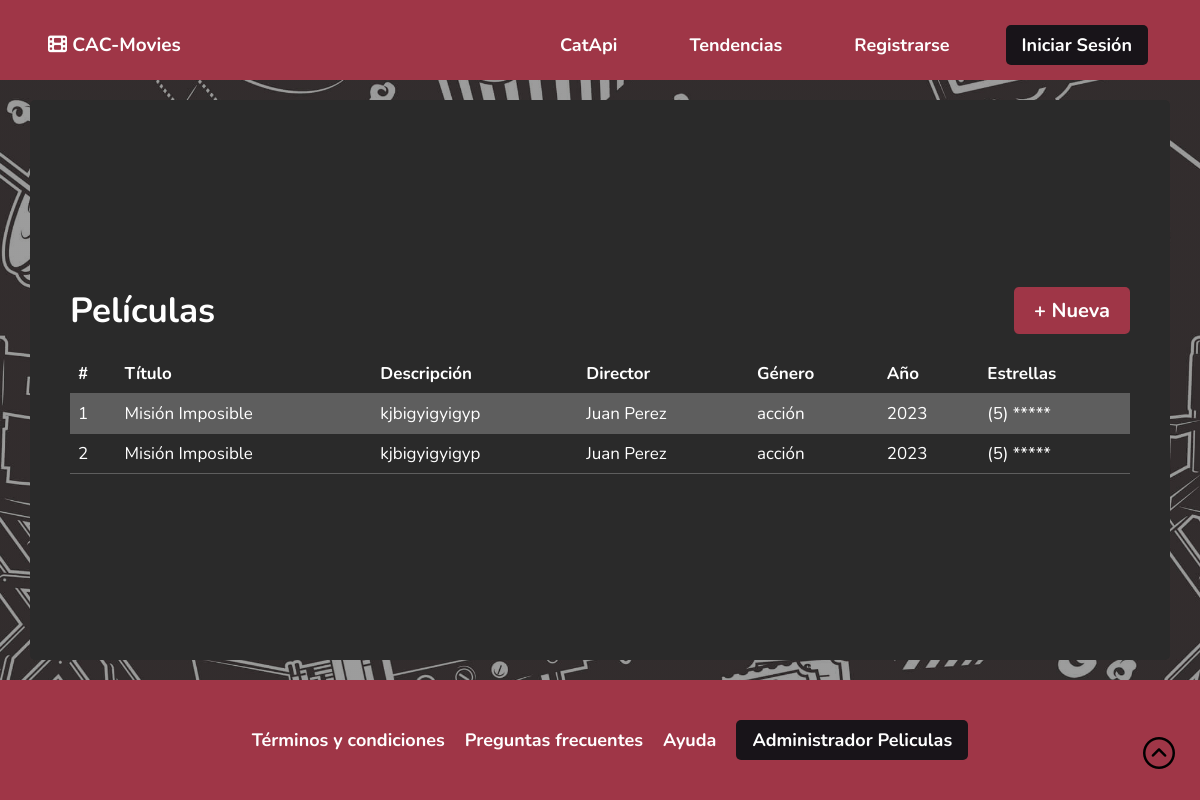
The page /pages/index-peliculas.php on the database its author committed.
### tables this page shows
CREATE TABLE `peliculas` (
  `id_movie` int(11) NOT NULL,
  `nombre` varchar(30) NOT NULL,
  `descripcion` varchar(50) NOT NULL,
  `genero` varchar(10) NOT NULL,
  `estrellas` int(1) NOT NULL,
  `director` varchar(20) NOT NULL,
  `ano` int(4) NOT NULL
);

### pages/index-peliculas.php (the view, shortened to what this page needs)
<?php
function get_estrellas($cantidad) {
    $estrellas = "($cantidad) ";
    for( $i=0; $i < $cantidad; $i++ ) {
        $estrellas .= "*";
    }
    return $estrellas;
}
$DB_HOST = "localhost";
$DB_USER = "root";
$DB_PASS = "";
$DB_NAME = "proyecto";
$conexion = @mysqli_connect($DB_HOST, $DB_USER, $DB_PASS, $DB_NAME);
$db_errno = mysqli_connect_errno();
if ($db_errno) {
    $db_errmsg = mysqli_connect_error();
    $db_msg_alert = "Error al conectar con la Base de Datos - Se muestran datos de desarrollo. - Error No. $db_errno: $db_errmsg";
    $peliculas = [
        [
            "id_movie" => "1",
            "nombre" => "Película Sin Base de Datos",
            "director" => "Director A",
            "genero" => "Terror",
            "ano" => "1992",
            "estrellas" => "2"
        ],
        [
            "id_movie" => "9",
            "nombre" => "Película de Prueba",
            "director" => "Director B",
            "genero" => "SQL",
            "ano" => "????",
            "estrellas" => "3"
        ],
    ];
} else {
$DB_TABLE_PELICULAS = "peliculas";
$consulta = mysqli_query($conexion, "SELECT * FROM $DB_TABLE_PELICULAS");
$peliculas = mysqli_fetch_all($consulta, MYSQLI_ASSOC);
}
?>
<!DOCTYPE html>
<html lang="es">
<head>
    <link rel="stylesheet" href="/public/css/style.css">
    <link rel="stylesheet" href="/public/css/style_admin.css">
</head>
<body class="bg-popcorn">
    <header class="bg-red header-index">
        <nav class="nav-bar">
            <a href="/index.html" class="logo">
                <i class="fa-solid fa-film"></i>
                <span>CAC-Movies</span>
            </a>
            <ul>
                <li><a href="/pages/catApi.html">CatApi</a></li>
                <li><a href="#" class="nav-button">Tendencias</a></li>
                <li><a href="/pages/register.html" class="nav-button">Registrarse</a></li>
                <li><a href="/pages/login.html" class="black-button nav-button">Iniciar Sesión</a></li>
            </ul>
        </nav>
    </header>
    <main>
        <section class="bg-grey admin">
            <div class="content">
                <div class="content-header">
                    <h1>Películas</h1>
                    <a href="adm-peliculas.html" class="bg-red register-button-index white-shadow new-button">+ Nueva</a>
                </div>
                <table>
                    <thead>
                        <tr>
                            <th>#</th>
                            <th>Título</th>
                            <th>Descripción</th>
                            <th>Director</th>
                            <th>Género</th>
                            <th>Año</th>
                            <th>Estrellas</th>
                        </tr>
                    </thead>
                    <tbody>
                        <?php foreach( $peliculas as $pelicula ) { ?>
                            <tr>
                                <td><?php echo $pelicula["id_movie"] ?></td>
                                <td><?php echo $pelicula["nombre"] ?></td>
                                <td><?php echo $pelicula["descripcion"] ?></td>
                                <td><?php echo $pelicula["director"] ?></td>
                                <td><?php echo $pelicula["genero"] ?></td>
                                <td><?php echo $pelicula["ano"] ?></td>
                                <td><?php echo get_estrellas(intval($pelicula["estrellas"])) ?></td>
                            </tr>
                        <?php } ?>
                    </tbody>
                </table>
            </div>
        </section>
    </main>
    <footer class="bg-red">
        <nav>
            <ul>
                <li><a href="#">Términos y condiciones</a></li>
                <li><a href="#">Preguntas frecuentes</a></li>
                <li><a href="#">Ayuda</a></li>
                <li><a href="/pages/admin/" class="black-button">Administrador Peliculas</a></li>
            </ul>
        </nav>
        <div class="arrow-up">
            <a href="#">
                <img src="/public/img/flecha-hacia-arriba.png" alt="Flecha hacia arriba">
            </a>
        </div>
    </footer>
</body>
</html>

### public/css/style.css (style rules this page uses)
* { margin: 0; padding: 0; box-sizing: border-box; font-family: "Nunito", sans-serif; }
a { color: rgb(255, 255, 255); text-decoration: none; }
footer { align-items: center; display: flex; font-size: 1.8rem; font-weight: bold; height: 15vh; justify-content: center; }
footer ul { display: flex; }
footer li { margin-left: 2rem; }
footer div { position: sticky; bottom: 0; }
html { font-size: 62.5%; }
li { list-style: none; }
.arrow-up { position: fixed; right: 2.5rem; bottom: 2.5rem; }
.bg-red { background-color: rgb(159, 54, 71); color: rgb(255, 255, 255); }
.bg-grey { background-color: rgb(42, 42, 42); color: rgb(255, 255, 255); }
.bg-popcorn { background-image: linear-gradient(to right top, #24242473, #24242473), url("../img/bg-register.jpg"); background-size: cover; background-position: center; }
.bg-popcorn main { height: 90vh; }
.black-button { background-color: rgb(24, 20, 25); border-radius: 0.5rem; color: rgb(255, 255, 255); font-size: 1.8rem; font-weight: bold; padding: 0.8rem 1.6rem; }
.header-index { height: 10vh; position: sticky; top: 0; }
.nav-bar { align-items: center; display: flex; font-size: 1.8rem; font-weight: bold; height: 100%; justify-content: space-between; margin: 0 3.2rem; padding-top: 1rem; }
.nav-bar ul { display: flex; }
.nav-bar li { margin: 2rem; }
.nav-bar a { padding: 0.8rem 1.6rem; }
.logo { font-size: 1.9rem; font-weight: 700; text-decoration: none; }
.register-button-index { border: none; border-radius: 0.5rem; font-size: 2rem; font-weight: bold; padding: 1.6rem 3rem; }

### public/css/style_admin.css (style rules this page uses)
.bg-popcorn main { min-height: 75vh; height: 100%; display: flex; }
.admin { border-radius: 0.5rem; display: flex; flex-direction: column; justify-content: start; margin: 2rem auto; width: 95%; }
.admin h1 { font-size: 3.5rem; }
.admin .content { padding: 4rem; display: flex; flex-direction: column; justify-content: center; width: 100%; font-size: 1.7rem; height: 100%; }
.admin .content table { border-collapse: collapse; margin-top: 2rem; }
.admin .content th, .admin .content td { border-bottom: 1px solid #5e5e5e; text-align: left; padding: 8px; }
.admin .content tbody tr:nth-child(odd) { background-color: #5e5e5e; }
.new-button { padding: 1rem 2rem; width: fit-content; margin-left: auto; }
.content-header { display: flex; justify-content: space-between; }

### rows shown on the page
peliculas: id_movie "1", nombre "Misión Imposible", descripcion "kjbigyigyigyp", director "Juan Perez", genero "acción", ano "2023", estrellas "(5) *****"
peliculas: id_movie "2", nombre "Misión Imposible", descripcion "kjbigyigyigyp", director "Juan Perez", genero "acción", ano "2023", estrellas "(5) *****"
